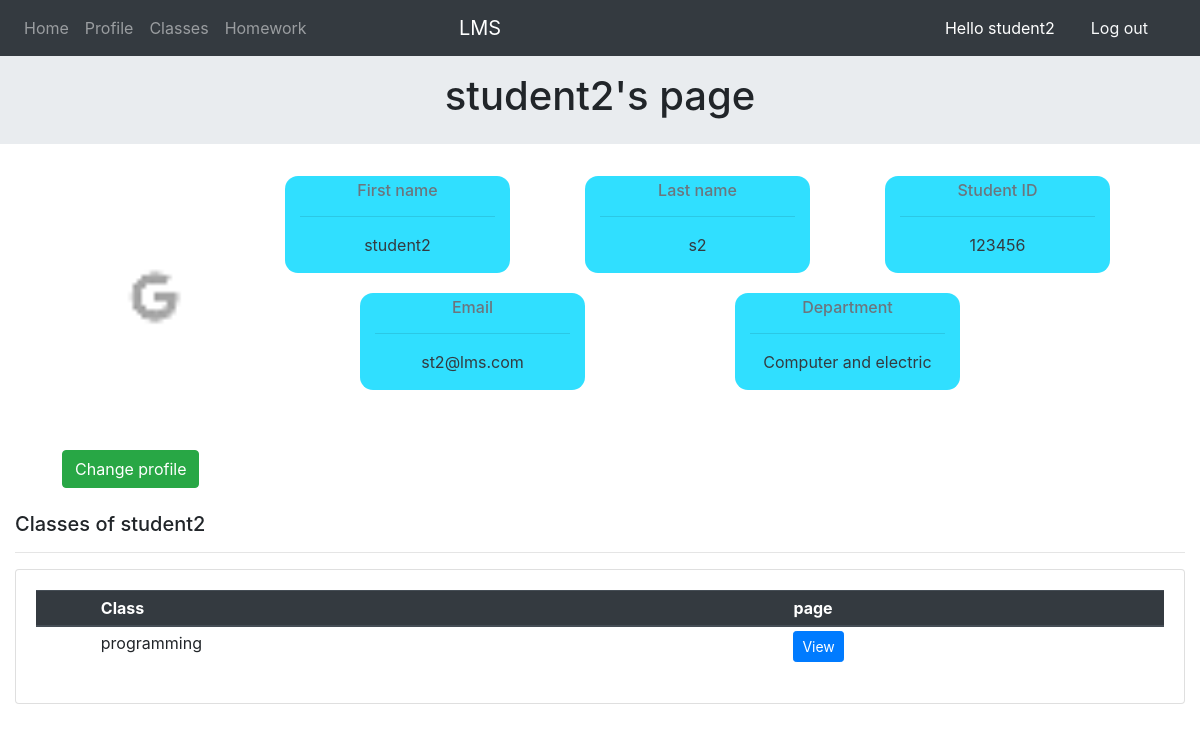
/ (signed in), run on the app's committed database.
### accounts/models.py (models this page shows, shortened)
class Student(models.Model):
    fname = models.CharField(max_length=100, null=True, default=' ')
    lname = models.CharField(max_length=100, null=True, default=' ')
    user = models.OneToOneField(User,null=True,on_delete=models.CASCADE)
    email = models.EmailField(null=True)
    image = models.ImageField(null=True,upload_to=get_path,default='profile.png')
    student_id = models.CharField(max_length=15, null=True, default=' ')
    department = models.ForeignKey(Department, null=True, on_delete=models.SET_NULL)
    classes = models.ManyToManyField(Class)
    def get_classes(self):
        class_list = self.classes.all()
        return class_list

class Department(models.Model):
    name = models.CharField(max_length=100, null=True, default=' ')
    def __str__(self):
        return self.name

class Class(models.Model):
    name = models.CharField(max_length=100, null=True, default=' ')
    major = models.ForeignKey(Major, null=True, on_delete=models.CASCADE)
    def __str__(self):
        return self.name

### accounts/views.py (the view)
# urls.py: path('',views.home, name='home'),
@login_required
def home(request):
    student = request.user.student
    classes = student.get_classes()
    context = {'student': student, 'classes': classes}
    return render(request,'accounts/student.html',context)

### accounts/templates/accounts/student.html (shortened to what this page needs)
{% extends 'accounts/template.html' %}
{% load static %}
{% block content %}
<div class="jumbotron jumbotron-fluid p-3">
    <h1 align="center">{{ request.user }}'s page</h1>
</div>
    <div class="row" style="width: 100%;">
        <div class="col-md-3">
            <img src="{{ student.image.url }}" class="rounded-circle" style="width: 250px;height: 250px; margin-left: 10%;">
            <br>
            <br>
            <a class="btn btn-success" href="{% url 'student_profile' %}" style="margin-left: 23%;">Change profile</a>
        </div>
        <div class="col-md-9">
            <div class="row">
                <div class="col-md-3" style=" border-radius: 13px;background: #30dfff;">
                    <h6 style="text-align: center; margin-top: 5px;" class="text-secondary">First name</h6>
                    <hr>
                    <p style="text-align: center" class="text-dark">{{ student.fname }}</p>
                </div>
                <div class="col-md-1"></div>
                <div class="col-md-3" style=" border-radius: 13px;background: #30dfff;">
                    <h6 style="text-align: center; margin-top: 5px;" class="text-secondary">Last name</h6>
                    <hr>
                    <p style="text-align: center" class="text-dark">{{ student.lname }}</p>
                </div>
                <div class="col-md-1"></div>
                <div class="col-md-3" style=" border-radius: 13px;background: #30dfff;">
                    <h6 style="text-align: center; margin-top: 5px;" class="text-secondary">Student ID</h6>
                    <hr>
                    <p style="text-align: center" class="text-dark">{{ student.student_id }}</p>
                </div>
            </div>
            <div style="height: 20px;"></div>
                <div class="row">
                    <div class="col-md-1"></div>
                    <div class="col-md-3" style=" border-radius: 13px;background: #30dfff;">
                    <h6 style="text-align: center; margin-top: 5px;" class="text-secondary">Email</h6>
                    <hr>
                    <p style="text-align: center" class="text-dark">{{ student.email }}</p>
                </div>
                    <div class="col-md-2"></div>
                    <div class="col-md-3" style=" border-radius: 13px;background: #30dfff;">
                    <h6 style="text-align: center; margin-top: 5px;" class="text-secondary">Department</h6>
                    <hr>
                    <p style="text-align: center" class="text-dark">{{ student.department }}</p>
                </div>
                </div>
            </div>
        </div>
<div class="col">
<br>
		<h5>Classes of {{ request.user }}</h5>
		<hr>
		<div class="card card-body">
			<table class="table table-sm">
            <thead class="thead-dark">
				<tr>
					<th></th>
					<th>Class</th>
					<th>page</th>
				</tr>
                </thead>
                {% for cls in classes %}
                <tr>
					<td></td>
					<td>{{ cls }}</td>
                    <td><a class="btn btn-primary  btn-sm" href="{% url 'lessons' cls.id %}">View</a></td>
				</tr>
                {% endfor %}
            </table>
        </div>
</div>
{% endblock %}

### accounts/templates/accounts/navbar.html
<nav class="navbar smart-scroll navbar-expand-sm navbar-dark bg-dark">
        <div class="collapse navbar-collapse" id="main_nav">
            <ul class="navbar-nav">
                <li class="nav-item"> <a class="nav-link" href="{% url 'home' %}"> Home </a> </li>
                <li class="nav-item"><a class="nav-link" href="{% url 'student_profile' %}"> Profile </a></li>
                <li class="nav-item"><a class="nav-link" href="{% url 'classes' %}"> Classes </a></li>
                <li class="nav-item"><a class="nav-link" href="#"> Homework </a></li>
            </ul>
        </div>
        <div class="text-white" style="margin-right: 38%; font-size: 20px;">LMS</div>
         {% if request.user.is_authenticated %}
            <span style="color: white; margin-right: 20px">Hello {{ request.user }}</span>
            <span ><a href="{% url 'logout' %}" class="text-light nav-link" style="margin-right: 20px">Log out</a> </span>
        {% endif %}
</nav>

### data on the page
Student: image (picture), fname "student2", lname "s2", student_id "123456", email "st2@lms.com", department "Computer and electric"
Class: name "programming"

### other printed values
{{ request.user }} "student2"
